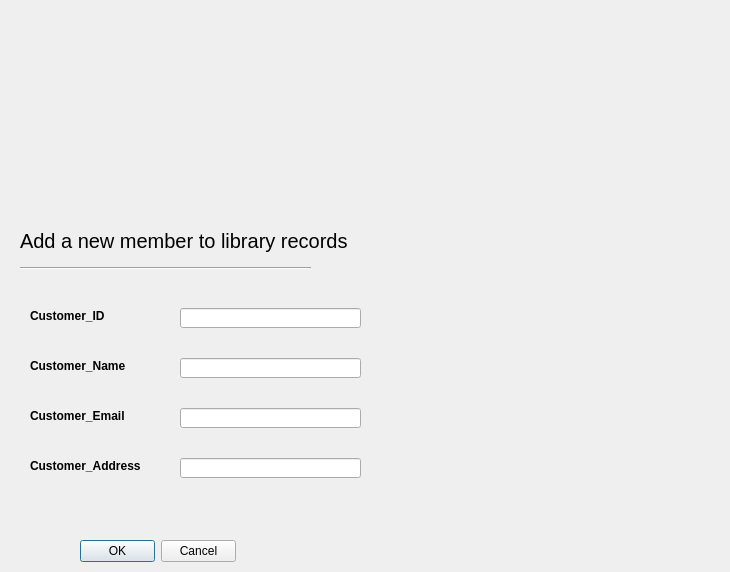
    <widget class="QWidget" name="add_member">
     <widget class="QLabel" name="label_43">
      <property name="geometry">
       <rect>
        <x>30</x>
        <y>450</y>
        <width>121</width>
        <height>31</height>
       </rect>
      </property>
      <property name="font">
       <font>
        <weight>75</weight>
        <bold>true</bold>
       </font>
      </property>
      <property name="text">
       <string>Customer_Address</string>
      </property>
     </widget>
     <widget class="QLineEdit" name="cust_address">
      <property name="geometry">
       <rect>
        <x>180</x>
        <y>458</y>
        <width>181</width>
        <height>20</height>
       </rect>
      </property>
     </widget>
     <widget class="QLabel" name="label_44">
      <property name="geometry">
       <rect>
        <x>40</x>
        <y>30</y>
        <width>641</width>
        <height>181</height>
       </rect>
      </property>
      <property name="text">
       <string/>
      </property>
      <property name="pixmap">
       <pixmap>memberr.jpg</pixmap>
      </property>
     </widget>
     <widget class="QLineEdit" name="cust_id">
      <property name="geometry">
       <rect>
        <x>180</x>
        <y>308</y>
        <width>181</width>
        <height>20</height>
       </rect>
      </property>
     </widget>
     <widget class="QLineEdit" name="cust_email">
      <property name="geometry">
       <rect>
        <x>180</x>
        <y>408</y>
        <width>181</width>
        <height>20</height>
       </rect>
      </property>
     </widget>
     <widget class="QLabel" name="label_46">
      <property name="geometry">
       <rect>
        <x>30</x>
        <y>400</y>
        <width>111</width>
        <height>31</height>
       </rect>
      </property>
      <property name="font">
       <font>
        <weight>75</weight>
        <bold>true</bold>
       </font>
      </property>
      <property name="text">
       <string>Customer_Email</string>
      </property>
     </widget>
     <widget class="QLabel" name="label_47">
      <property name="geometry">
       <rect>
        <x>30</x>
        <y>300</y>
        <width>101</width>
        <height>31</height>
       </rect>
      </property>
      <property name="font">
       <font>
        <weight>75</weight>
        <bold>true</bold>
       </font>
      </property>
      <property name="text">
       <string>Customer_ID</string>
      </property>
     </widget>
     <widget class="Line" name="line_9">
      <property name="geometry">
       <rect>
        <x>20</x>
        <y>260</y>
        <width>291</width>
        <height>16</height>
       </rect>
      </property>
      <property name="orientation">
       <enum>Qt::Horizontal</enum>
      </property>
     </widget>
     <widget class="QLabel" name="label_48">
      <property name="geometry">
       <rect>
        <x>20</x>
        <y>220</y>
        <width>371</width>
        <height>41</height>
       </rect>
      </property>
      <property name="font">
       <font>
        <pointsize>15</pointsize>
       </font>
      </property>
      <property name="text">
       <string>Add a new member to library records</string>
      </property>
     </widget>
     <widget class="QLabel" name="label_50">
      <property name="geometry">
       <rect>
        <x>30</x>
        <y>350</y>
        <width>111</width>
        <height>31</height>
       </rect>
      </property>
      <property name="font">
       <font>
        <weight>75</weight>
        <bold>true</bold>
       </font>
      </property>
      <property name="text">
       <string>Customer_Name</string>
      </property>
     </widget>
     <widget class="QLineEdit" name="cust_name">
      <property name="geometry">
       <rect>
        <x>180</x>
        <y>358</y>
        <width>181</width>
        <height>20</height>
       </rect>
      </property>
     </widget>
     <widget class="QDialogButtonBox" name="buttonBox_3">
      <property name="geometry">
       <rect>
        <x>80</x>
        <y>540</y>
        <width>156</width>
        <height>23</height>
       </rect>
      </property>
      <property name="standardButtons">
       <set>QDialogButtonBox::Cancel|QDialogButtonBox::Ok</set>
      </property>
     </widget>
     <widget class="QLabel" name="label_25">
      <property name="geometry">
       <rect>
        <x>450</x>
        <y>220</y>
        <width>271</width>
        <height>301</height>
       </rect>
      </property>
      <property name="text">
       <string/>
      </property>
      <property name="pixmap">
       <pixmap>addmember.png</pixmap>
      </property>
     </widget>
    </widget>
